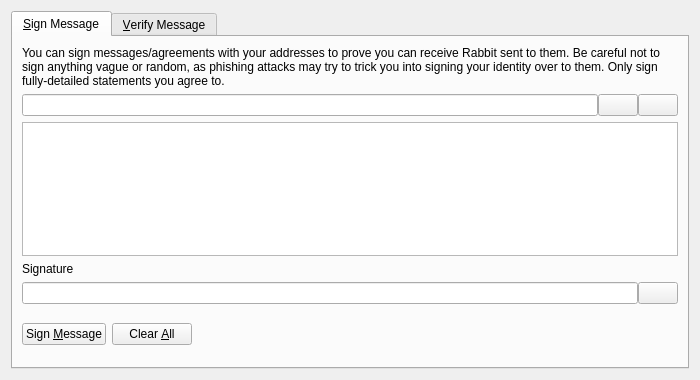
<?xml version="1.0" encoding="UTF-8"?>
<ui version="4.0">
 <class>SignVerifyMessageDialog</class>
 <widget class="QDialog" name="SignVerifyMessageDialog">
  <property name="geometry">
   <rect>
    <x>0</x>
    <y>0</y>
    <width>700</width>
    <height>380</height>
   </rect>
  </property>
  <property name="windowTitle">
   <string>Signatures - Sign / Verify a Message</string>
  </property>
  <property name="modal">
   <bool>true</bool>
  </property>
  <layout class="QVBoxLayout" name="verticalLayout">
   <item>
    <widget class="QTabWidget" name="tabWidget">
     <property name="currentIndex">
      <number>0</number>
     </property>
     <widget class="QWidget" name="tabSignMessage">
      <attribute name="title">
       <string>&amp;Sign Message</string>
      </attribute>
      <layout class="QVBoxLayout" name="verticalLayout_SM">
       <item>
        <widget class="QLabel" name="infoLabel_SM">
         <property name="text">
          <string>You can sign messages/agreements with your addresses to prove you can receive Rabbit sent to them. Be careful not to sign anything vague or random, as phishing attacks may try to trick you into signing your identity over to them. Only sign fully-detailed statements you agree to.</string>
         </property>
         <property name="textFormat">
          <enum>Qt::PlainText</enum>
         </property>
         <property name="wordWrap">
          <bool>true</bool>
         </property>
        </widget>
       </item>
       <item>
        <layout class="QHBoxLayout" name="horizontalLayout_1_SM">
         <property name="spacing">
          <number>0</number>
         </property>
         <item>
          <widget class="QValidatedLineEdit" name="addressIn_SM">
           <property name="toolTip">
            <string>The Rabbit address to sign the message with</string>
           </property>
          </widget>
         </item>
         <item>
          <widget class="QPushButton" name="addressBookButton_SM">
           <property name="toolTip">
            <string>Choose previously used address</string>
           </property>
           <property name="text">
            <string/>
           </property>
           <property name="shortcut">
            <string>Alt+A</string>
           </property>
           <property name="autoDefault">
            <bool>false</bool>
           </property>
          </widget>
         </item>
         <item>
          <widget class="QPushButton" name="pasteButton_SM">
           <property name="toolTip">
            <string>Paste address from clipboard</string>
           </property>
           <property name="text">
            <string/>
           </property>
           <property name="shortcut">
            <string>Alt+P</string>
           </property>
           <property name="autoDefault">
            <bool>false</bool>
           </property>
          </widget>
         </item>
        </layout>
       </item>
       <item>
        <widget class="QPlainTextEdit" name="messageIn_SM">
         <property name="toolTip">
          <string>Enter the message you want to sign here</string>
         </property>
        </widget>
       </item>
       <item>
        <widget class="QLabel" name="signatureLabel_SM">
         <property name="text">
          <string>Signature</string>
         </property>
         <property name="textFormat">
          <enum>Qt::PlainText</enum>
         </property>
        </widget>
       </item>
       <item>
        <layout class="QHBoxLayout" name="horizontalLayout_2_SM">
         <property name="spacing">
          <number>0</number>
         </property>
         <item>
          <widget class="QLineEdit" name="signatureOut_SM">
           <property name="font">
            <font>
             <italic>true</italic>
            </font>
           </property>
           <property name="readOnly">
            <bool>true</bool>
           </property>
          </widget>
         </item>
         <item>
          <widget class="QPushButton" name="copySignatureButton_SM">
           <property name="toolTip">
            <string>Copy the current signature to the system clipboard</string>
           </property>
           <property name="text">
            <string/>
           </property>
           <property name="autoDefault">
            <bool>false</bool>
           </property>
          </widget>
         </item>
        </layout>
       </item>
       <item>
        <layout class="QHBoxLayout" name="horizontalLayout_3_SM">
         <item>
          <widget class="QPushButton" name="signMessageButton_SM">
           <property name="toolTip">
            <string>Sign the message to prove you own this Rabbit address</string>
           </property>
           <property name="text">
            <string>Sign &amp;Message</string>
           </property>
           <property name="autoDefault">
            <bool>false</bool>
           </property>
          </widget>
         </item>
         <item>
          <widget class="QPushButton" name="clearButton_SM">
           <property name="toolTip">
            <string>Reset all sign message fields</string>
           </property>
           <property name="text">
            <string>Clear &amp;All</string>
           </property>
           <property name="autoDefault">
            <bool>false</bool>
           </property>
          </widget>
         </item>
         <item>
          <spacer name="horizontalSpacer_1_SM">
           <property name="orientation">
            <enum>Qt::Horizontal</enum>
           </property>
           <property name="sizeHint" stdset="0">
            <size>
             <width>40</width>
             <height>48</height>
            </size>
           </property>
          </spacer>
         </item>
         <item>
          <widget class="QLabel" name="statusLabel_SM">
           <property name="font">
            <font>
             <weight>75</weight>
             <bold>true</bold>
            </font>
           </property>
           <property name="text">
            <string/>
           </property>
           <property name="wordWrap">
            <bool>true</bool>
           </property>
          </widget>
         </item>
         <item>
          <spacer name="horizontalSpacer_2_SM">
           <property name="orientation">
            <enum>Qt::Horizontal</enum>
           </property>
           <property name="sizeHint" stdset="0">
            <size>
             <width>40</width>
             <height>48</height>
            </size>
           </property>
          </spacer>
         </item>
        </layout>
       </item>
      </layout>
     </widget>
     <widget class="QWidget" name="tabVerifyMessage">
      <attribute name="title">
       <string>&amp;Verify Message</string>
      </attribute>
      <layout class="QVBoxLayout" name="verticalLayout_VM">
       <item>
        <widget class="QLabel" name="infoLabel_VM">
         <property name="text">
          <string>Enter the receiver's address, message (ensure you copy line breaks, spaces, tabs, etc. exactly) and signature below to verify the message. Be careful not to read more into the signature than what is in the signed message itself, to avoid being tricked by a man-in-the-middle attack. Note that this only proves the signing party receives with the address, it cannot prove sendership of any transaction!</string>
         </property>
         <property name="textFormat">
          <enum>Qt::PlainText</enum>
         </property>
         <property name="alignment">
          <set>Qt::AlignLeading|Qt::AlignLeft|Qt::AlignTop</set>
         </property>
         <property name="wordWrap">
          <bool>true</bool>
         </property>
        </widget>
       </item>
       <item>
        <layout class="QHBoxLayout" name="horizontalLayout_1_VM">
         <property name="spacing">
          <number>0</number>
         </property>
         <item>
          <widget class="QValidatedLineEdit" name="addressIn_VM">
           <property name="toolTip">
            <string>The Rabbit address the message was signed with</string>
           </property>
          </widget>
         </item>
         <item>
          <widget class="QPushButton" name="addressBookButton_VM">
           <property name="toolTip">
            <string>Choose previously used address</string>
           </property>
           <property name="text">
            <string/>
           </property>
           <property name="shortcut">
            <string>Alt+A</string>
           </property>
           <property name="autoDefault">
            <bool>false</bool>
           </property>
          </widget>
         </item>
        </layout>
       </item>
       <item>
        <widget class="QPlainTextEdit" name="messageIn_VM"/>
       </item>
       <item>
        <widget class="QValidatedLineEdit" name="signatureIn_VM"/>
       </item>
       <item>
        <layout class="QHBoxLayout" name="horizontalLayout_2_VM">
         <item>
          <widget class="QPushButton" name="verifyMessageButton_VM">
           <property name="toolTip">
            <string>Verify the message to ensure it was signed with the specified Rabbit address</string>
           </property>
           <property name="text">
            <string>Verify &amp;Message</string>
           </property>
           <property name="autoDefault">
            <bool>false</bool>
           </property>
          </widget>
         </item>
         <item>
          <widget class="QPushButton" name="clearButton_VM">
           <property name="toolTip">
            <string>Reset all verify message fields</string>
           </property>
           <property name="text">
            <string>Clear &amp;All</string>
           </property>
           <property name="autoDefault">
            <bool>false</bool>
           </property>
          </widget>
         </item>
         <item>
          <spacer name="horizontalSpacer_1_VM">
           <property name="orientation">
            <enum>Qt::Horizontal</enum>
           </property>
           <property name="sizeHint" stdset="0">
            <size>
             <width>40</width>
             <height>48</height>
            </size>
           </property>
          </spacer>
         </item>
         <item>
          <widget class="QLabel" name="statusLabel_VM">
           <property name="font">
            <font>
             <weight>75</weight>
             <bold>true</bold>
            </font>
           </property>
           <property name="text">
            <string/>
           </property>
           <property name="wordWrap">
            <bool>true</bool>
           </property>
          </widget>
         </item>
         <item>
          <spacer name="horizontalSpacer_2_VM">
           <property name="orientation">
            <enum>Qt::Horizontal</enum>
           </property>
           <property name="sizeHint" stdset="0">
            <size>
             <width>40</width>
             <height>48</height>
            </size>
           </property>
          </spacer>
         </item>
        </layout>
       </item>
      </layout>
     </widget>
    </widget>
   </item>
  </layout>
 </widget>
 <customwidgets>
  <customwidget>
   <class>QValidatedLineEdit</class>
   <extends>QLineEdit</extends>
   <header>qvalidatedlineedit.h</header>
  </customwidget>
 </customwidgets>
 <resources>
  <include location="../rabbit.qrc"/>
 </resources>
 <connections/>
</ui>
